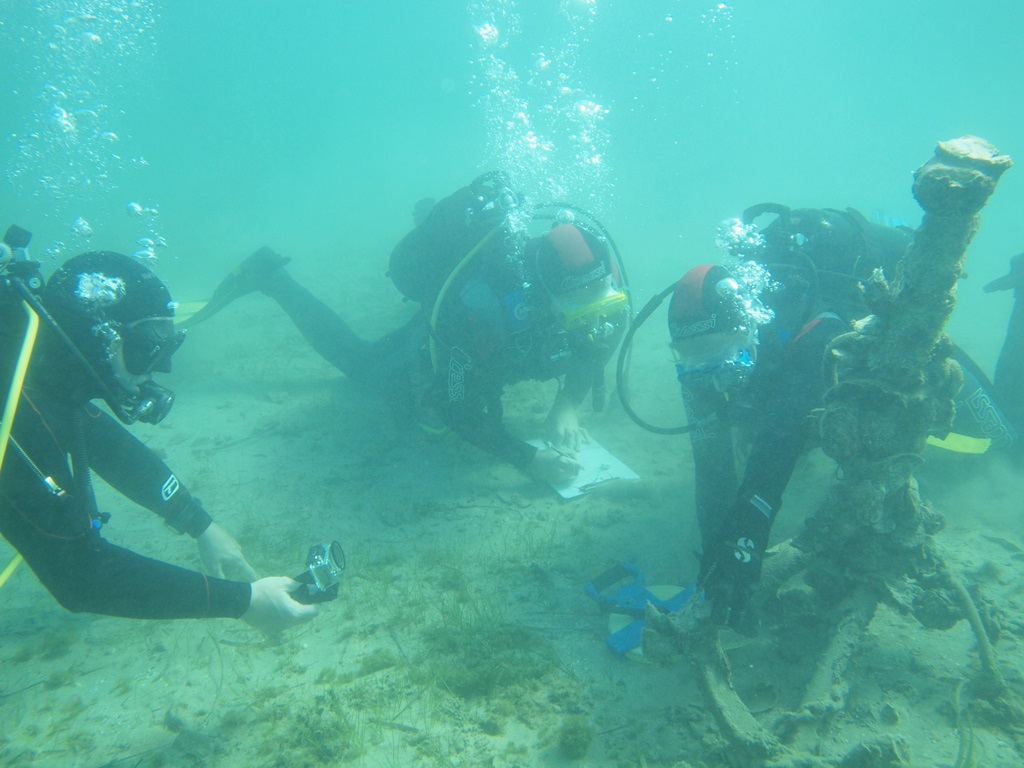
#> input picture demo.jpg, 1024 x 768 px
$ python demo.py
#> lines starting #> are read from the running program, lines starting #| are printed output that depends on the picture
### dehaze.py
import cv2
import numpy as np
import get_dark_channel
import get_atmosphere
import matplotlib.pyplot as plt
import UnderwaterColorCorrection


def dehaze(im,omega,win_size):
    m,n=im.shape[:2]

    img = im.copy()

    img[:,:,2]=1-img[:,:,2]

    dark_channel = get_dark_channel.get_dark_channel(img,win_size)
    atmosphere , test = get_atmosphere.get_stmosphere(im,dark_channel)

    #plt.imshow(test)

    rep_atmosphere=atmosphere.copy()
    rep_atmosphere[0,2]=1-atmosphere[0,2]
    trans_est = 1 - omega * get_dark_channel.get_dark_channel(img/rep_atmosphere,win_size)

    transmission = trans_est.copy()

    #plt.imshow(transmission)
    transmission = cv2.blur(transmission,(15,15))

    #transmission = np.float32(transmission)
    #transmission = cv2.medianBlur(transmission,5)
    #transmission=cv2.bilateralFilter(transmission,9,75,75)
    transmission[transmission<0.3] = 0.3
    transmission[transmission>1] = 1

    #plt.imshow(transmission)

    #####################################
    radiance = im - atmosphere
    radiance[:,:,0] = radiance[:,:,0]/transmission[:,:]
    radiance[:,:,1] = radiance[:,:,1]/transmission[:,:]
    radiance[:,:,2] = radiance[:,:,2]/transmission[:,:]
    radiance = radiance + atmosphere


    radiance[radiance<0]=0;
    radiance[radiance>1]=1;
    #####################################

    ab_radiance = np.zeros(im.shape)
    ln_image = np.log(radiance+0.001)
    ln_trans = np.log(transmission+0.001)
    k=0.25
    beta_r=-np.log(atmosphere[0,2]/atmosphere.max())
    beta_g=-np.log(atmosphere[0,1]/atmosphere.max())
    beta_b=-np.log(atmosphere[0,0]/atmosphere.max())

    ab_radiance [:, :, 2] = np.exp(ln_image[:, :, 2] - beta_r*ln_trans)
    ab_radiance [:, :, 1] = np.exp(ln_image[:, :, 1] - beta_g*ln_trans)
    ab_radiance [:, :, 0] = np.exp(ln_image[:, :, 0] - beta_b*ln_trans);

    ab_radiance [ab_radiance <0]=0
    ab_radiance [ab_radiance >1]=1
    #######################################

    result=UnderwaterColorCorrection.UnderwaterColorCorrection( ab_radiance, 0.3 )

    result=result*255
    #cv2.imwrite('result.jpg',result)
    return result
'''
im=cv2.imread('b.jpg')
im=np.float64(im)
im=im/255
omega, win_size = 10 ,15

result=dehaze(im,omega,win_size)

result = np.uint8(result)

#result = result * 255

#plt.imshow(result)
cv2.imwrite('rr.jpg',result)
########################
'''

### get_dark_channel.py
import numpy as np

def get_dark_channel(im,win_size):

#im=np.random.random_sample((100,100,3))/2
#win_size=15

    m,n,k=im.shape
    pad_size = int(np.floor(win_size/2))

    padimage=np.ones((m+2*pad_size,n+2*pad_size,k))

    padimage[ pad_size:pad_size+m ,pad_size:pad_size+n]=im

    dark_channel = np.zeros((m,n))

    for i in range (0,m):
        for j in range (0,n):
            patch=padimage[i:i+win_size-1,j:j+win_size-1]
            dark_channel[i,j]=patch.min()

    return dark_channel

### get_atmosphere.py
import numpy as np

def get_stmosphere(im,dark_channel):

    m,n,k=im.shape

    n_search_pixels=int(np.floor(m*n*0.05))

    dark_vec = np.reshape(dark_channel,( m*n));
    image_vec = np.reshape(im, (m*n, 3));

    indices=np.argsort(dark_vec)
    accumulator = np.zeros((1,3))

    atm_map = image_vec.copy()
    #dark_map = dark_vec.copy()

    for k in range (int(m*n)-1,int(m*n)-n_search_pixels-1,-1):
        accumulator = accumulator + image_vec[indices[k]]
        atm_map[indices[k]]=1,0,0

    accumulator = accumulator / n_search_pixels

    test  = np.reshape(atm_map,im.shape)
    return accumulator , test

### UnderwaterColorCorrection.py
import numpy as np

def UnderwaterColorCorrection( image, alpha ):
    m , n , k = image.shape

    im_gray = np.zeros((m,n))
    im_gray = 0.299*image[:,:,2]+0.587*image[:,:,1]+0.114*image[:,:,0]
    Lmean = im_gray.mean()
    eps = 0.001

    imgP = np.zeros(image.shape)

    for i in range (0,3):
        imgP[:,:,i] = np.power( ( im_gray / (image[:,:,i]+eps) ),alpha) * image[:,:,i]

    Pmeanr = imgP[:,:,2].mean()
    Pmeang = imgP[:,:,1].mean()
    Pmeanb = imgP[:,:,0].mean()

    result = imgP - [Pmeanb ,Pmeang ,Pmeanr] + Lmean

    result[result<0]=0
    result[result>1]=1

    return result

### demo.py
import cv2
import numpy as np
import matplotlib.pyplot as plt
import dehaze
import time

start = time.time()

im = cv2.imread('demo.jpg')/255.0

result = dehaze.dehaze(im,1,15)
#> after the loop in get_dark_channel, `for i in range (0,m):`:
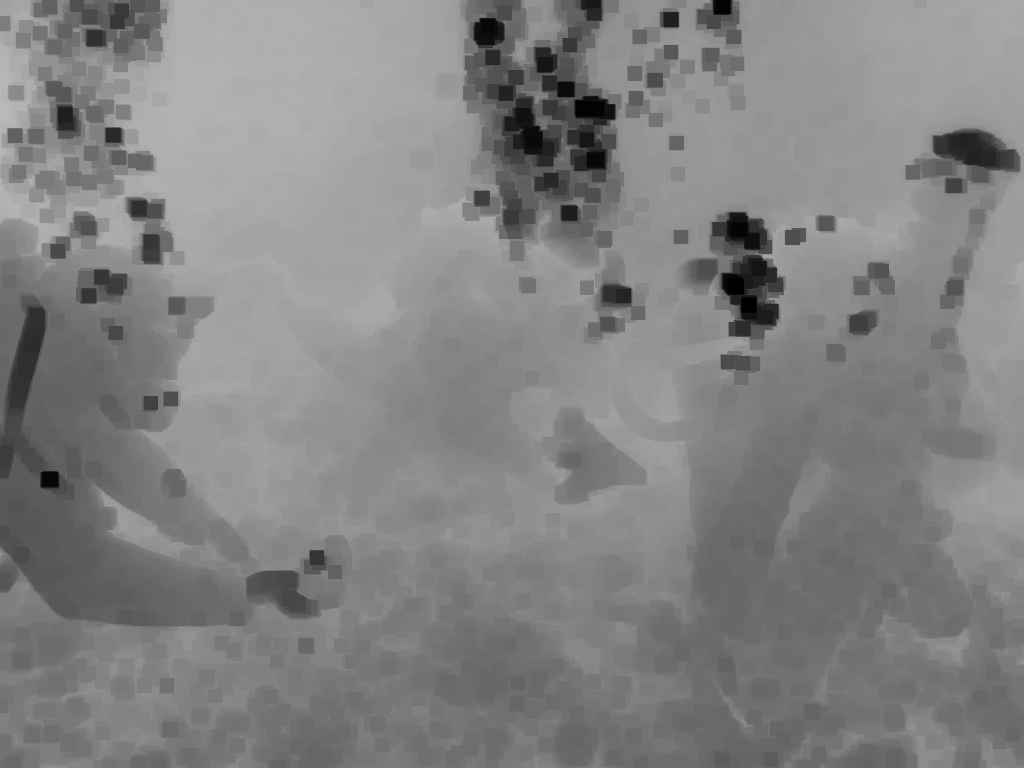
#> dark_channel: shape (768, 1024) float64; min 0, max 0.729, mean 0.512
#> the loop in get_stmosphere, `for k in range (int(m*n)-1,int(m*n)-n_search_pixels-1,-1):` made 39321 passes
#> accumulator on passes 1 to 3: [[0.741, 0.757, 0.267]], [[1.48, 1.51, 0.529]], [[2.22, 2.27, 0.796]]
#> after the loop in get_stmosphere, `for k in range (int(m*n)-1,int(m*n)-n_search_pixels-1,-1):`: accumulator = [[31202.5, 31844.3, 11842.7]]
#> in get_stmosphere, `accumulator = accumulator / n_search_pixels`: accumulator = [[0.794, 0.81, 0.301]]
#> in dehaze, `ln_trans = np.log(transmission+0.001)`:
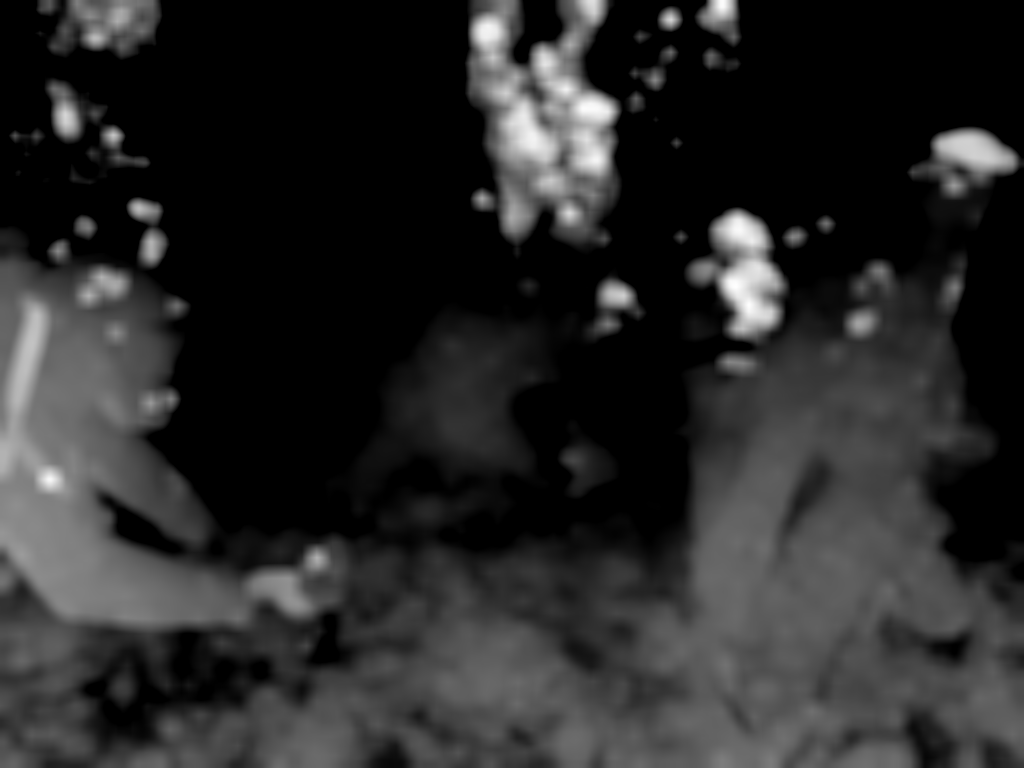
#> ln_trans: shape (768, 1024) float64; min -1.2, max 0.000127, mean -1.01; drawn with min black and max white
#> in dehaze, `beta_r=-np.log(atmosphere[0,2]/atmosphere.max())`: beta_r = 0.989
#> in dehaze, `beta_g=-np.log(atmosphere[0,1]/atmosphere.max())`: beta_g = 0
#> in dehaze, `beta_b=-np.log(atmosphere[0,0]/atmosphere.max())`: beta_b = 0.0204
#> in UnderwaterColorCorrection, `im_gray = 0.299*image[:,:,2]+0.587*image[:,:,1]+0.114*image[:,:,0]`:
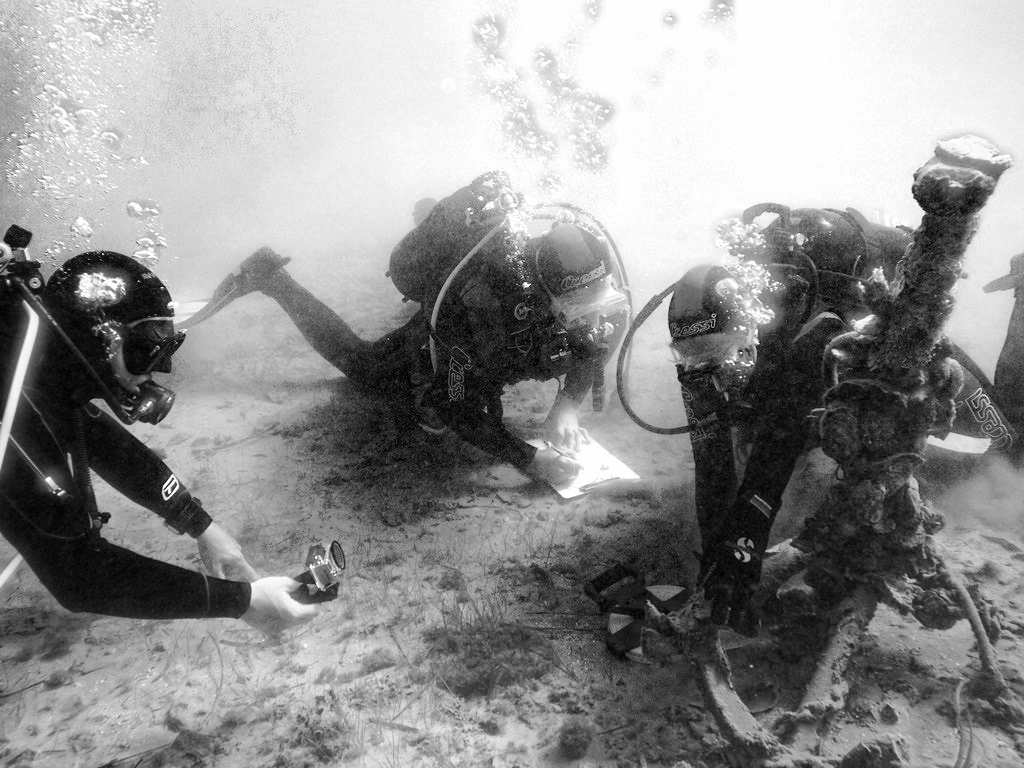
#> im_gray: shape (768, 1024) float64; min 0.00169, max 1, mean 0.568
#> in UnderwaterColorCorrection, `Lmean = im_gray.mean()`: Lmean = 0.568
#> after the loop in UnderwaterColorCorrection, `for i in range (0,3):`:
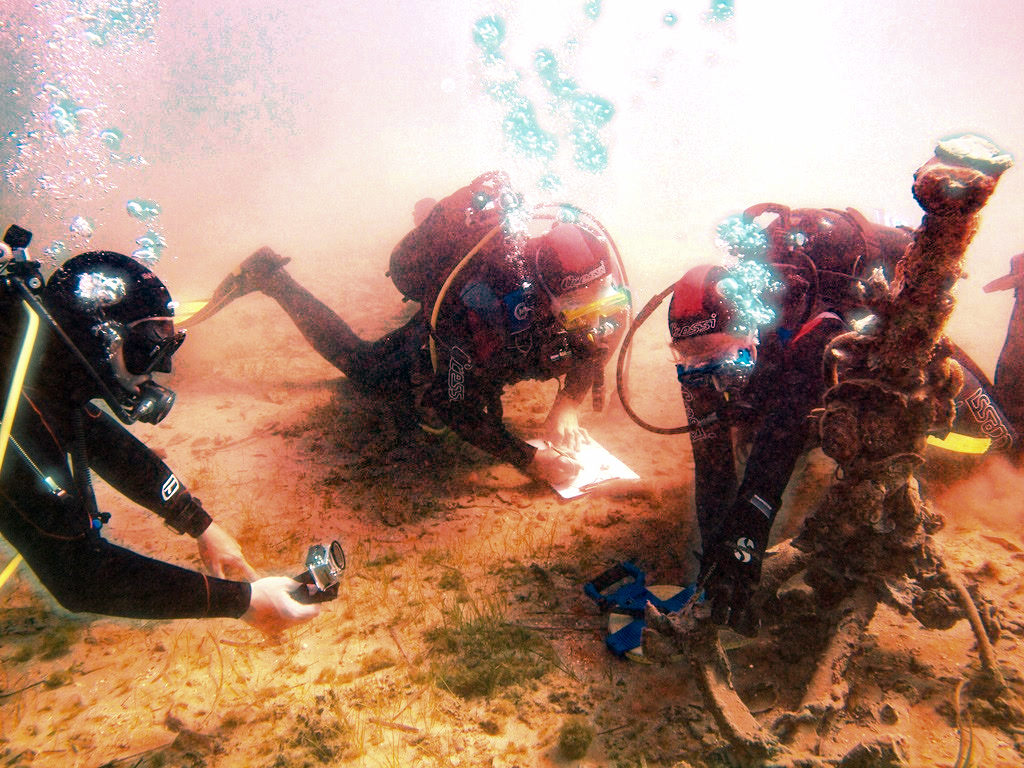
#> imgP: shape (768, 1024, 3) float64; mean B, G, R 0.459, 0.531, 0.666
#> in UnderwaterColorCorrection, `Pmeanr = imgP[:,:,2].mean()`: Pmeanr = 0.666
#> in UnderwaterColorCorrection, `Pmeang = imgP[:,:,1].mean()`: Pmeang = 0.531
#> in UnderwaterColorCorrection, `Pmeanb = imgP[:,:,0].mean()`: Pmeanb = 0.459
#> in UnderwaterColorCorrection, `result[result>1]=1`:
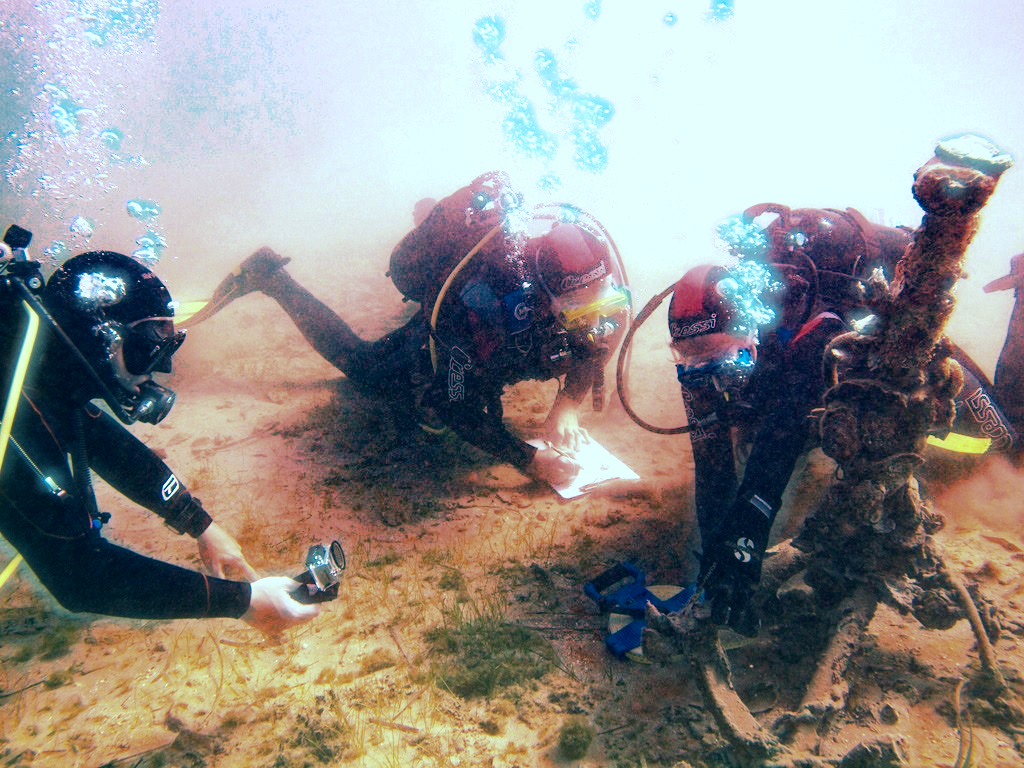
#> result: shape (768, 1024, 3) float64; mean B, G, R 0.554, 0.565, 0.57

result = np.uint8(result)

cv2.imwrite('result.jpg',result)

print ('time:',time.time()-start)
